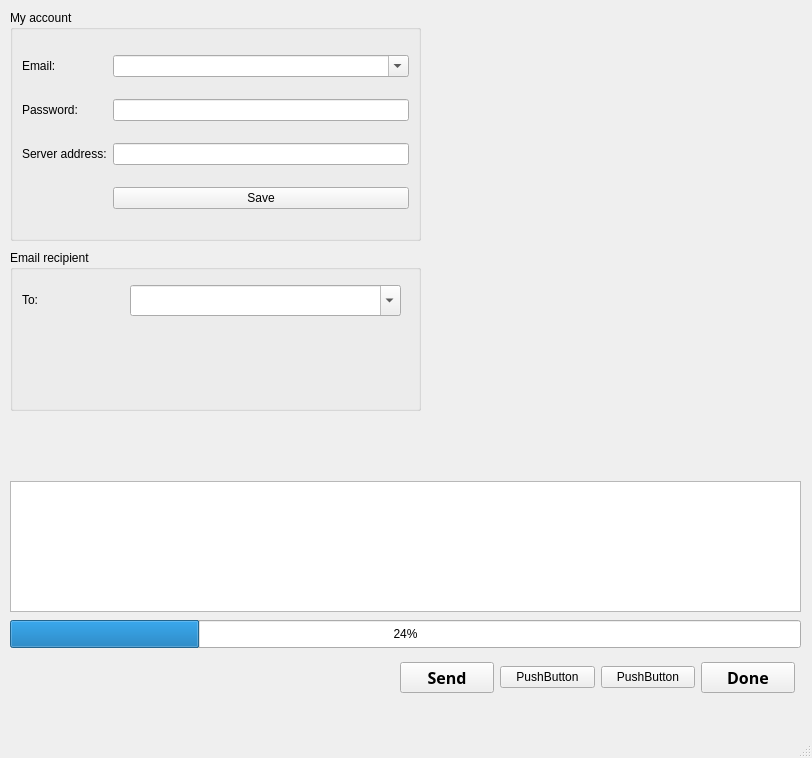
<?xml version="1.0" encoding="UTF-8"?>
<ui version="4.0">
 <class>MainWindow</class>
 <widget class="QMainWindow" name="MainWindow">
  <property name="geometry">
   <rect>
    <x>0</x>
    <y>0</y>
    <width>812</width>
    <height>758</height>
   </rect>
  </property>
  <property name="minimumSize">
   <size>
    <width>808</width>
    <height>708</height>
   </size>
  </property>
  <property name="windowTitle">
   <string>Egge's Mailer</string>
  </property>
  <property name="windowOpacity">
   <double>1.000000000000000</double>
  </property>
  <property name="autoFillBackground">
   <bool>true</bool>
  </property>
  <property name="unifiedTitleAndToolBarOnMac">
   <bool>false</bool>
  </property>
  <widget class="QWidget" name="centralwidget">
   <widget class="QTextEdit" name="textEdit">
    <property name="geometry">
     <rect>
      <x>10</x>
      <y>481</y>
      <width>791</width>
      <height>131</height>
     </rect>
    </property>
   </widget>
   <widget class="QProgressBar" name="progressBar">
    <property name="geometry">
     <rect>
      <x>10</x>
      <y>620</y>
      <width>791</width>
      <height>28</height>
     </rect>
    </property>
    <property name="value">
     <number>24</number>
    </property>
   </widget>
   <widget class="QGroupBox" name="groupBoxMailServer">
    <property name="geometry">
     <rect>
      <x>10</x>
      <y>10</y>
      <width>411</width>
      <height>231</height>
     </rect>
    </property>
    <property name="title">
     <string>My account</string>
    </property>
    <layout class="QGridLayout" name="gridLayout">
     <item row="0" column="0">
      <widget class="QLabel" name="label">
       <property name="text">
        <string>Email:</string>
       </property>
      </widget>
     </item>
     <item row="0" column="1">
      <widget class="QComboBox" name="comboBoxEmail">
       <property name="mouseTracking">
        <bool>true</bool>
       </property>
       <property name="editable">
        <bool>true</bool>
       </property>
       <property name="placeholderText">
        <string>(Insert email@somedomain.com)</string>
       </property>
      </widget>
     </item>
     <item row="1" column="0">
      <widget class="QLabel" name="label_3">
       <property name="text">
        <string>Password:</string>
       </property>
      </widget>
     </item>
     <item row="1" column="1">
      <widget class="QLineEdit" name="lineEdit_Password">
       <property name="echoMode">
        <enum>QLineEdit::Password</enum>
       </property>
      </widget>
     </item>
     <item row="2" column="0">
      <widget class="QLabel" name="label_2">
       <property name="text">
        <string>Server address:</string>
       </property>
      </widget>
     </item>
     <item row="2" column="1">
      <widget class="QLineEdit" name="lineEdit_ServerAddress"/>
     </item>
     <item row="3" column="1">
      <widget class="QPushButton" name="pushButtonSaveAccount">
       <property name="text">
        <string>Save</string>
       </property>
       <property name="checkable">
        <bool>false</bool>
       </property>
      </widget>
     </item>
    </layout>
   </widget>
   <widget class="QWidget" name="layoutWidget">
    <property name="geometry">
     <rect>
      <x>400</x>
      <y>660</y>
      <width>395</width>
      <height>35</height>
     </rect>
    </property>
    <layout class="QHBoxLayout" name="horizontalLayout">
     <item>
      <widget class="QPushButton" name="pushButton_Send">
       <property name="font">
        <font>
         <family>Rockwell</family>
         <pointsize>12</pointsize>
         <bold>true</bold>
        </font>
       </property>
       <property name="mouseTracking">
        <bool>true</bool>
       </property>
       <property name="text">
        <string>Send</string>
       </property>
      </widget>
     </item>
     <item>
      <widget class="QPushButton" name="pushButton_4">
       <property name="text">
        <string>PushButton</string>
       </property>
      </widget>
     </item>
     <item>
      <widget class="QPushButton" name="pushButton_3">
       <property name="text">
        <string>PushButton</string>
       </property>
      </widget>
     </item>
     <item>
      <widget class="QPushButton" name="pushButtonLogout">
       <property name="font">
        <font>
         <family>Rockwell</family>
         <pointsize>12</pointsize>
         <bold>true</bold>
        </font>
       </property>
       <property name="mouseTracking">
        <bool>true</bool>
       </property>
       <property name="text">
        <string>Done</string>
       </property>
      </widget>
     </item>
    </layout>
   </widget>
   <widget class="QGroupBox" name="groupBoxRecipient">
    <property name="geometry">
     <rect>
      <x>10</x>
      <y>250</y>
      <width>411</width>
      <height>161</height>
     </rect>
    </property>
    <property name="title">
     <string>Email recipient</string>
    </property>
    <widget class="QComboBox" name="comboBoxRecipient">
     <property name="geometry">
      <rect>
       <x>120</x>
       <y>35</y>
       <width>271</width>
       <height>31</height>
      </rect>
     </property>
     <property name="mouseTracking">
      <bool>true</bool>
     </property>
     <property name="editable">
      <bool>true</bool>
     </property>
    </widget>
    <widget class="QLabel" name="label_4">
     <property name="geometry">
      <rect>
       <x>12</x>
       <y>40</y>
       <width>91</width>
       <height>20</height>
      </rect>
     </property>
     <property name="text">
      <string>To:</string>
     </property>
    </widget>
   </widget>
   <widget class="QLabel" name="label_5_info">
    <property name="geometry">
     <rect>
      <x>10</x>
      <y>430</y>
      <width>791</width>
      <height>31</height>
     </rect>
    </property>
    <property name="font">
     <font>
      <pointsize>10</pointsize>
      <bold>true</bold>
     </font>
    </property>
    <property name="text">
     <string/>
    </property>
   </widget>
  </widget>
  <widget class="QMenuBar" name="menubar">
   <property name="geometry">
    <rect>
     <x>0</x>
     <y>0</y>
     <width>812</width>
     <height>26</height>
    </rect>
   </property>
  </widget>
  <widget class="QStatusBar" name="statusbar"/>
 </widget>
 <resources/>
 <connections/>
</ui>
